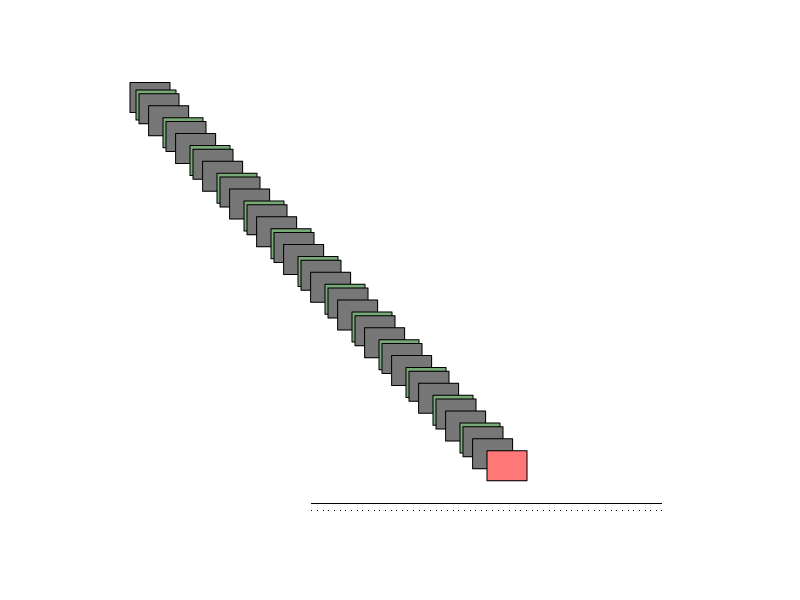

The R source for this figure:
"
    # Conv 1
    x = tf.keras.layers.Conv2D(32, (3, 3), strides = (2, 2), padding = 'same', kernel_initializer = tf.keras.initializers.HeNormal())(x)
    x = tf.keras.layers.BatchNormalization()(x)
    x = tf.keras.layers.Activation('relu')(x)

    x = ConvDWBlock(x, 32, 1)
    x = ConvBlock(x, 64)
    
    x = ConvDWBlock(x, 64, 2)
    x = ConvBlock(x, 128)
    
    x = ConvDWBlock(x, 128, 1)
    x = ConvBlock(x, 128)
    
    x = ConvDWBlock(x, 128, 2)
    x = ConvBlock(x, 128)
    
    x = ConvDWBlock(x, 256, 1)
    x = ConvBlock(x, 256)
    
    x = ConvDWBlock(x, 256, 2)
    x = ConvBlock(x, 512)

    # x 5
    x = ConvDWBlock(x, 512, 1)
    x = ConvBlock(x, 512)
    
    x = ConvDWBlock(x, 512, 1)
    x = ConvBlock(x, 512)
    
    x = ConvDWBlock(x, 512, 1)
    x = ConvBlock(x, 512)
    
    x = ConvDWBlock(x, 512, 1)
    x = ConvBlock(x, 512)
    
    x = ConvDWBlock(x, 512, 1)
    x = ConvBlock(x, 512)
    
    x = ConvDWBlock(x, 512, 2)
    x = ConvBlock(x, 1024)
    
    x = ConvDWBlock(x, 1024, 2)
    x = ConvBlock(x, 1024)

    x = tf.keras.layers.GlobalAveragePooling2D()(x)

    # Final layers
    x = tf.keras.layers.Dense(1024, activation='relu')(x)
    x = tf.keras.layers.Dense(num_classes, activation='softmax')(x)
"

par(plt = c(0,1,0,1))
plot(NULL, NULL, xlim = c(0,800), ylim = c(0,800), frame = F, xaxt = 'n', yaxt = 'n', xaxs = 'i', yaxs = 'i')

start = c(130, 650)

rect(start[1], start[2], start[1] + 40, start[2] + 40, col = '#777777', border = T)
start = start + c(6, -10)

for (i in 1:13) {
  ## DW Block 1
  rect(start[1], start[2], start[1] + 40, start[2] + 40, col = '#77aa77', border = T)
  start = start + c(6, -10) * 0.5
  rect(start[1], start[2], start[1] + 40, start[2] + 40, col = '#777777', border = T)
  
  ## conv block 1
  start = start + c(6, -10) * 1.6
  rect(start[1], start[2], start[1] + 40, start[2] + 40, col = '#777777', border = T)
  start = start + c(9, -10) * 1.6
}

rect(start[1], start[2], start[1] + 40, start[2] + 40, col = '#ff7777', border = T)

points(seq(start[1] - 175, start[1] + 175, length.out = 1000), rep(start[2] - 30, 1000), pch = '.')
points(seq(start[1] - 175, start[1] + 175, length.out = 63), rep(start[2] - 40, 63), pch = '.')
